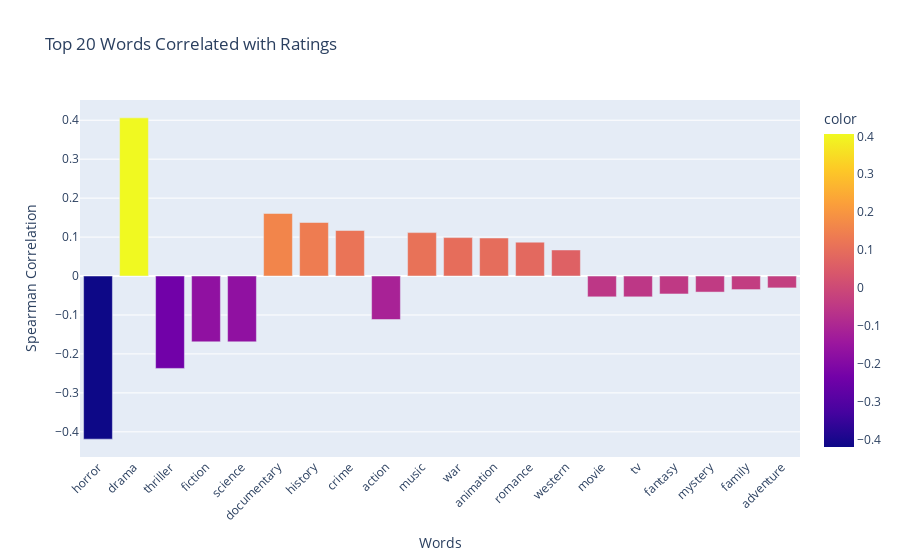

The cell this chart's notebook holds for it:
### Markdown cell above
Genres vs Ratings

### Code cell
sentiment_utils.word_rating_correlation(df, text_column='processed_genres', rating_column='letterboxd_rating', top_n=20)

### Figure 1 — Plotly figure (JSON) as saved in the notebook; plotly's stock layout.template omitted (floating-point values rounded to 4 significant figures)
{"data": [{"alignmentgroup": "True", "hovertemplate": "Words=%{x}<br>Spearman Correlation=%{y}<br>color=%{marker.color}<extra></extra>", "legendgroup": "", "marker": {"color": [-0.4188, 0.4061, -0.2372, -0.169, -0.169, 0.1606, 0.1374, 0.1168, -0.1116, 0.1115, 0.0987, 0.09762, 0.08694, 0.06688, -0.05343, -0.05343, -0.04607, -0.04121, -0.03479, -0.03048], "coloraxis": "coloraxis", "pattern": {"shape": ""}}, "name": "", "offsetgroup": "", "orientation": "v", "showlegend": false, "textposition": "auto", "type": "bar", "x": ["horror", "drama", "thriller", "fiction", "science", "documentary", "history", "crime", "action", "music", "war", "animation", "romance", "western", "movie", "tv", "fantasy", "mystery", "family", "adventure"], "xaxis": "x", "y": [-0.4188, 0.4061, -0.2372, -0.169, -0.169, 0.1606, 0.1374, 0.1168, -0.1116, 0.1115, 0.0987, 0.09762, 0.08694, 0.06688, -0.05343, -0.05343, -0.04607, -0.04121, -0.03479, -0.03048], "yaxis": "y"}], "layout": {"barmode": "relative", "coloraxis": {"colorbar": {"title": {"text": "color"}}, "colorscale": [[0, "#0d0887"], [0.1111, "#46039f"], [0.2222, "#7201a8"], [0.3333, "#9c179e"], [0.4444, "#bd3786"], [0.5556, "#d8576b"], [0.6667, "#ed7953"], [0.7778, "#fb9f3a"], [0.8889, "#fdca26"], [1, "#f0f921"]]}, "legend": {"tracegroupgap": 0}, "title": {"text": "Top 20 Words Correlated with Ratings"}, "xaxis": {"anchor": "y", "domain": [0, 1], "tickangle": -45, "title": {"text": "Words"}}, "yaxis": {"anchor": "x", "domain": [0, 1], "title": {"text": "Spearman Correlation"}}}}
